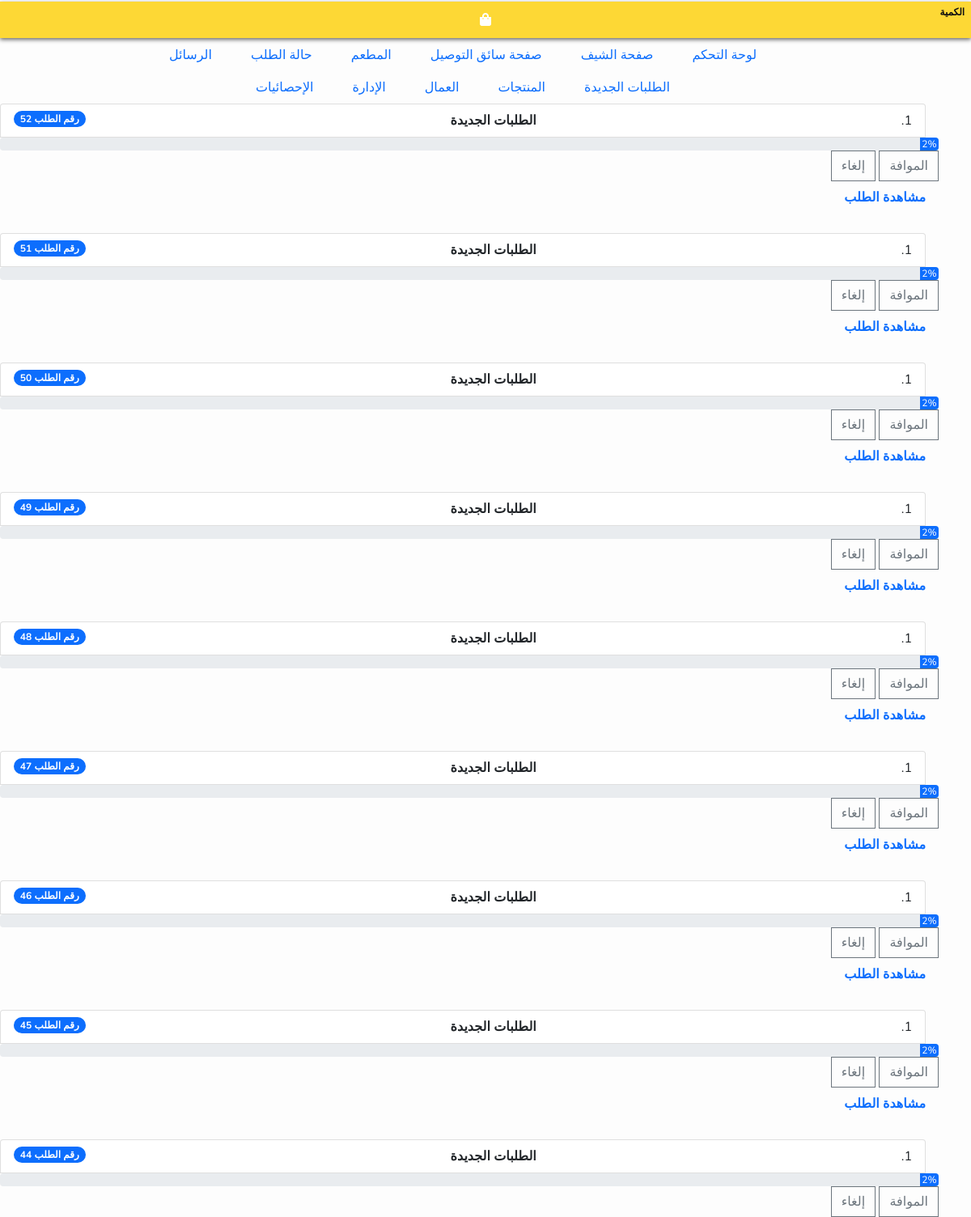
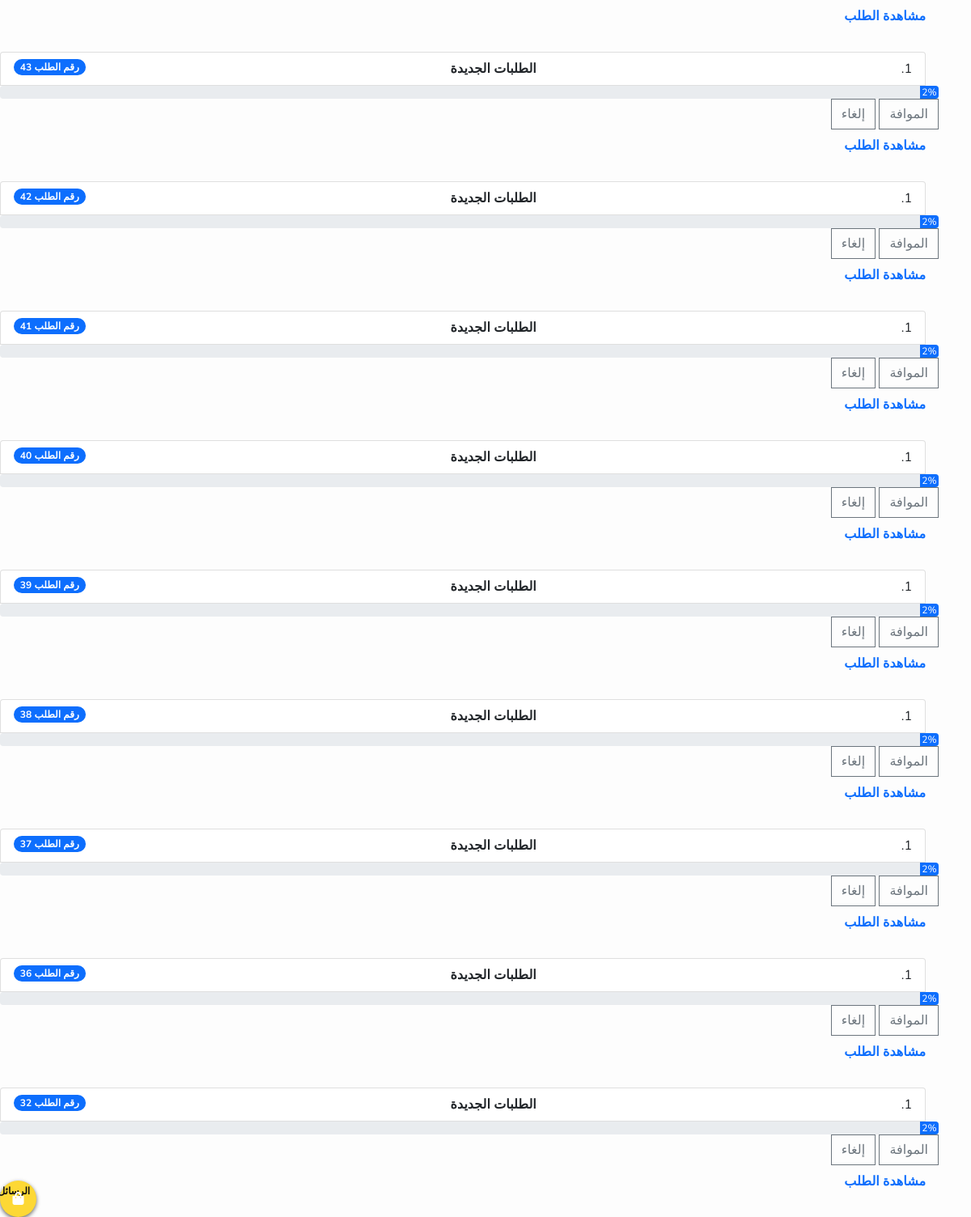
/dashboard (signed in), run on the app's committed database (2 pictures, top to bottom).
### app/models.py (models this page shows, shortened)
class Order(models.Model):
    customer = models.ForeignKey(Customer, on_delete=models.SET_NULL, null=True, blank=True)
    date_ordered = models.DateTimeField(auto_now_add=True)
    complete = models.BooleanField(default=False, null=True, blank=True)
    transaction_id = models.CharField(max_length=100, null=True)
    status_order = models.CharField(max_length=2, choices=ORDER_STATUS, default='NO')
    booking_driver = models.BooleanField(default=False, null=True, blank=True)
    driver = models.CharField(max_length=100, blank=True, null=True)

### dashboard/views.py (the view)
# urls.py: path('dashboard', views.dashboard, name='dashboard'),
@login_required()
def dashboard(request):
    try:
        if request.user.is_authenticated:
            customer = request.user.customer
            if customer.status_customer == "AD":
                orders = Order.objects.all().order_by('-id')
                context = {"orders":orders}
            else:
                return redirect('listProducts')
        else:
            return redirect('listProducts')
    except:
        print('الدالة لا تقلع')
    return render(request, 'dashboard.html', context)

### dashboard/templates/dashboard.html (shortened to what this page needs)
{% extends "base.html" %}
{% block content %}
  {% include "include/nav_dash.html" %}
    {% for item in orders %}
        {% if item.status_order == "UR" %}
            <ol class="list-group list-group-numbered">
                <li class="list-group-item d-flex justify-content-between align-items-start">
                    <div class="fw-bold">الطلبات الجديدة</div>
                    <span class="badge bg-primary rounded-pill"> رقم الطلب {{item.id}}</span>
                </li>
                <div class="progress">
                    <div class="progress-bar" role="progressbar" style="width: 2%;" aria-valuenow="0" aria-valuemin="0" aria-valuemax="100">2%</div>
                </div>
                <div class="fw-bold">
                    <button data-order="{{ item.id }}" data-action="add" class="btn btn-outline-secondary add-to-cart update-order">الموافة</button>
                    <button data-order="{{ item.id }}" data-action="remove" class="btn btn-outline-secondary add-to-cart update-order">إلغاء</button>
                    <a class="nav-link" href="{% url 'order_details' item.id %}">مشاهدة الطلب</a>
                </div>
            </ol>
            <br>
        {% endif %}
    {% endfor %}
{% endblock content %}

### static/css/main.css (style rules this page uses)
body { background-color: hsl(0, 0%, 98%); }
.btn { border-radius: 0; }

### static/css/style.css (style rules this page uses)
* { margin: 0; padding: auto; box-sizing: border-box; }
body { background: #fdfdfd; font-family: "Nunito", sans-serif; font-size: 1rem; }
li { margin-right: 1rem; }

### data on the page
Order: id "52"
Order: id "51"
Order: id "50"
Order: id "49"
Order: id "48"
Order: id "47"
Order: id "46"
Order: id "45"
Order: id "44"
Order: id "43"
Order: id "42"
Order: id "41"
Order: id "40"
Order: id "39"
Order: id "38"
Order: id "37"
Order: id "36"
Order: id "32"
